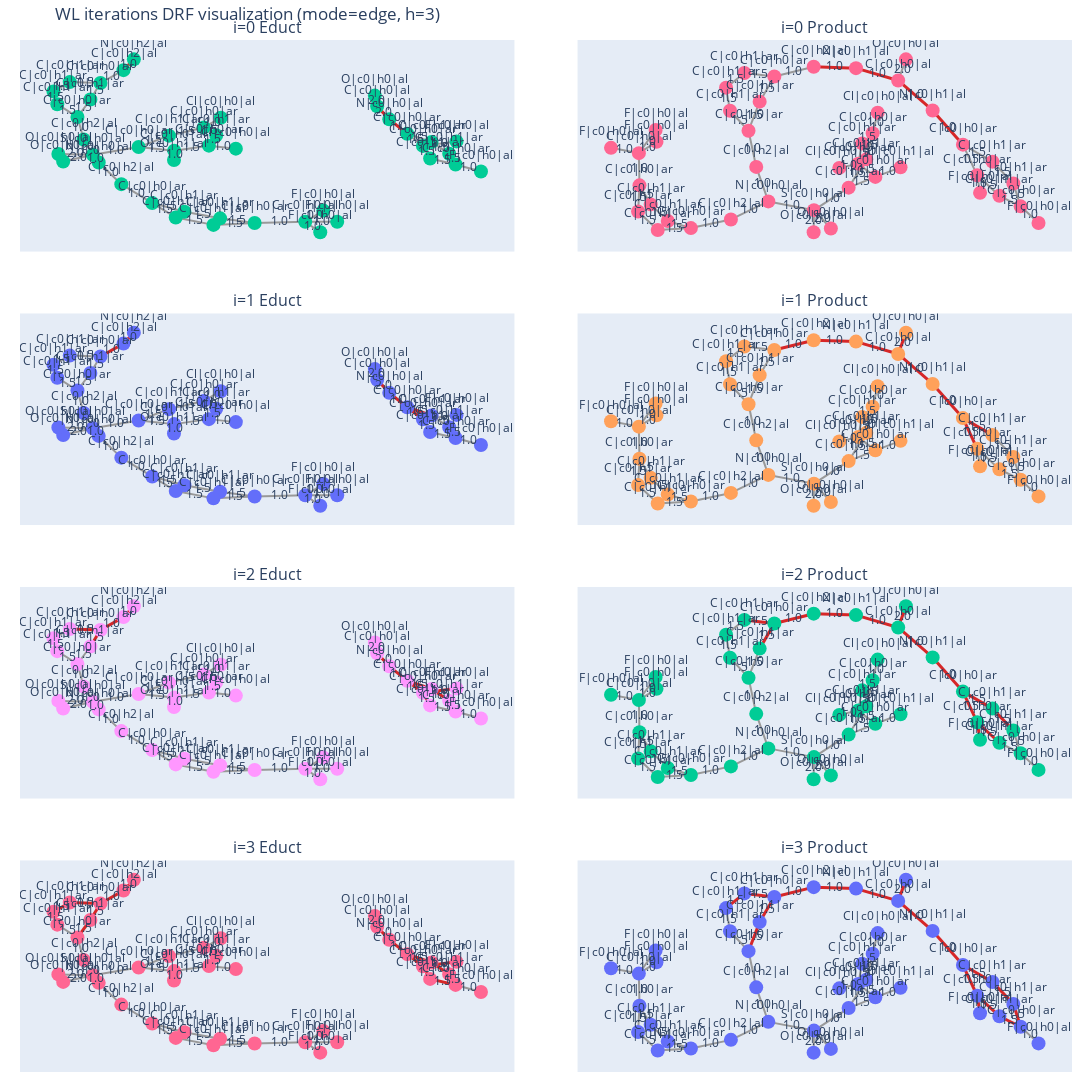

This figure's notebook cell:
### Markdown cell above
### WL–DRF Features per Iteration and Visualization

This cell computes WL-enhanced DRF features separately for each WL iteration and
prints their total counts.  
The accompanying visualization highlights, for each iteration, which graph elements
contribute to the DRF representation, illustrating how increasingly larger
neighborhood information influences the detected reaction changes.

Red graph elements indicate nodes or edges that contribute to the DRF representation, i.e. structural changes between reactants and products.
(Rot markiert = das ist die Reaktion.
Grau = chemisch irrelevant Hintergrund.)

### Code cell
per_iter, total = drf_wl_features_per_iter_from_rsmi(rsmi, h=3, mode="edge")
print([sum(c.values()) for c in per_iter], "sum:", sum(total.values()))


fig = plot_wl_drf_iterations_from_rsmi(rsmi, h=3, mode="edge", show_edge_labels=True)
fig.show()
